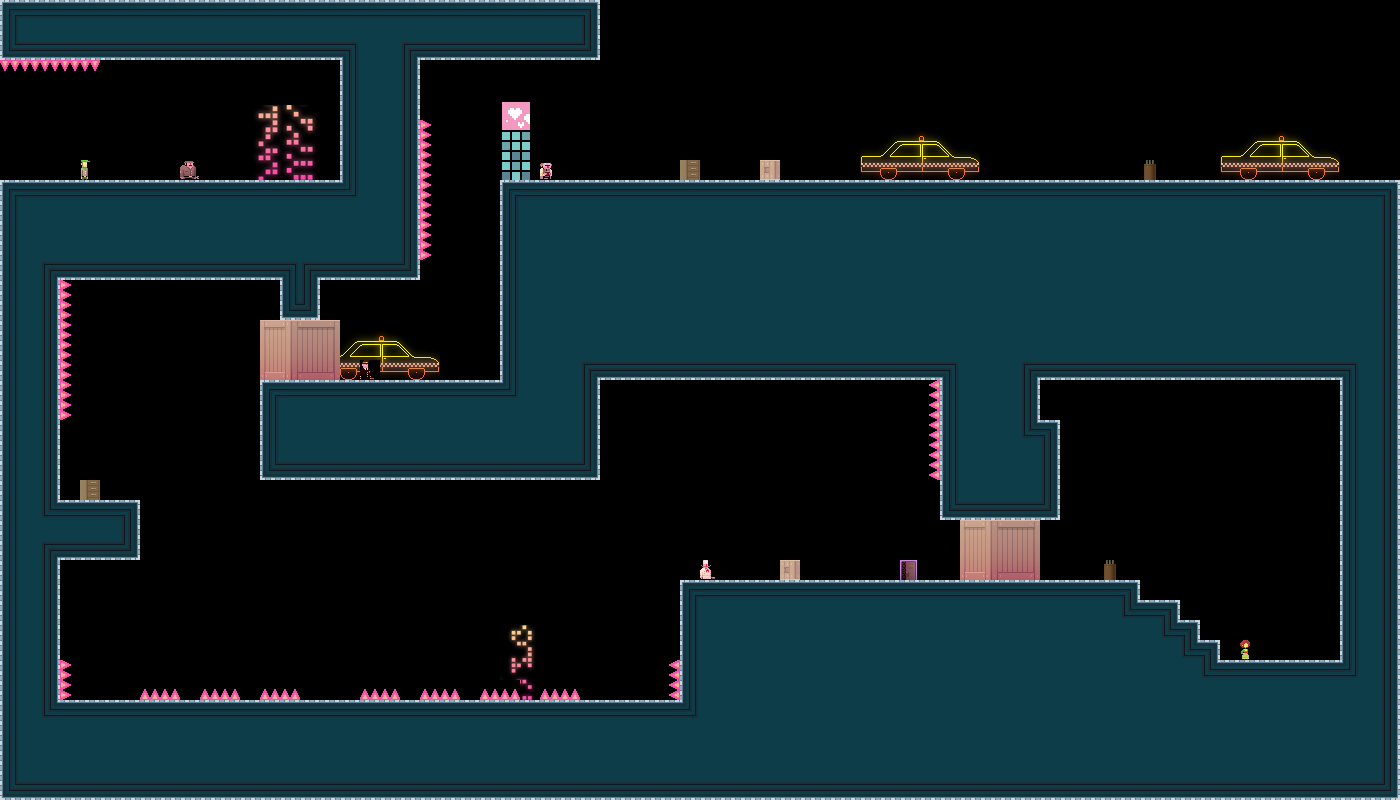

This game map was drawn from its Tiled (.tmx) file and the tilesets committed beside it. A one-line description and the trimmed map source follow:
An orthogonal 70x40 tile map with 20x20 px tiles, 1 tile layer (bg) and 1 object.

<map version="1.0" orientation="orthogonal" renderorder="right-down" width="70" height="40" tilewidth="20" tileheight="20" nextobjectid="4">
 <tileset firstgid="1" name="tiles_newyork" tilewidth="20" tileheight="20" tilecount="400">
  <image source="../../../../../SuperLemonadeFactoryPartTwoContent/Lemonade/tiles_newyork.png" width="400" height="400" />
  <terraintypes>
   <terrain name="solid" tile="-1" />
  </terraintypes>
  <tile id="8" terrain=",,,0" />
  <tile id="9" terrain=",,0,0" />
  <tile id="10" terrain=",,0,0" />
  <tile id="11" terrain=",,0,0" />
  <tile id="12" terrain=",,0,0" />
  <tile id="13" terrain=",,0,0" />
  <tile id="14" terrain=",,0," />
  <tile id="15" terrain="0,0,0," />
  <tile id="16" terrain="0,0,,0" />
  <tile id="28" terrain=",0,,0" />
  <tile id="34" terrain="0,,0," />
  <tile id="35" terrain="0,,0,0" />
  <tile id="36" terrain=",0,0,0" />
  <tile id="48" terrain=",0,,0" />
  <tile id="54" terrain="0,,0," />
  <tile id="68" terrain=",0,,0" />
  <tile id="74" terrain="0,,0," />
  <tile id="88" terrain=",0,,0" />
  <tile id="94" terrain="0,,0," />
  <tile id="108" terrain=",0,,0" />
  <tile id="114" terrain="0,,0," />
  <tile id="128" terrain=",0,," />
  <tile id="129" terrain="0,0,," />
  <tile id="130" terrain="0,0,," />
  <tile id="131" terrain="0,0,," />
  <tile id="132" terrain="0,0,," />
  <tile id="133" terrain="0,0,," />
  <tile id="134" terrain="0,,," />
  <tile id="194" terrain="0,0,0,0" />
  <tile id="356">
   <properties>
    <property name="LargeCrate" value="" />
   </properties>
  </tile>
  <tile id="380">
   <properties>
    <property name="Andre" value="" />
   </properties>
  </tile>
  <tile id="381">
   <properties>
    <property name="Liselot" value="" />
   </properties>
  </tile>
  <tile id="382">
   <properties>
    <property name="Amsterdaam" value="" />
   </properties>
  </tile>
  <tile id="383">
   <properties>
    <property name="Worker" value="" />
   </properties>
  </tile>
  <tile id="384">
   <properties>
    <property name="Inspector" value="" />
   </properties>
  </tile>
  <tile id="385">
   <properties>
    <property name="Chef" value="" />
   </properties>
  </tile>
  <tile id="386">
   <properties>
    <property name="Exit" value="" />
   </properties>
  </tile>
  <tile id="387">
   <properties>
    <property name="Trampoline" value="" />
   </properties>
  </tile>
  <tile id="388">
   <properties>
    <property name="SmallCrate" value="" />
   </properties>
  </tile>
  <tile id="389">
   <properties>
    <property name="SugarBag" value="" />
   </properties>
  </tile>
 </tileset>
 <layer name="bg" width="70" height="40">
  <data>[2800 cells, 1627 non-empty, 133 distinct tile ids]</data>
 </layer>
 <objectgroup name="boxes">
  <object id="3" x="102" y="662">
   <polyline points="0,0 174,0 437,-79 534,-83" />
  </object>
 </objectgroup>
</map>
